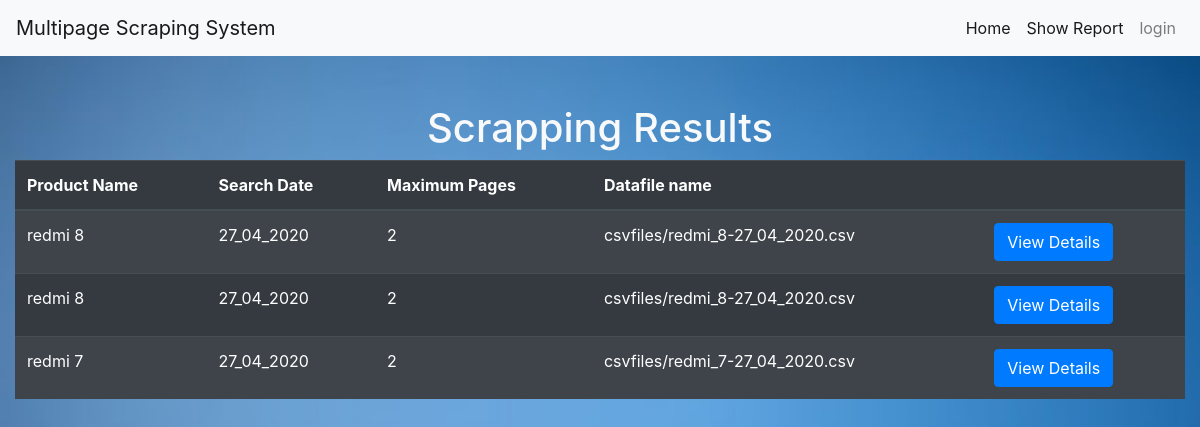
Screenshot of /report with the database file from the repository.
### app.py (models this page shows, shortened)
class Record(db.Model):
    id = db.Column(db.Integer, primary_key = True)
    product = db.Column(db.String(30), nullable = False)
    created = db.Column(db.String(20), nullable = True)
    pages = db.Column(db.String(30), nullable = False)
    data = db.Column(db.String(30), nullable = False)

### app.py (the view)
@app.route('/report')
def report():
    data = Record.query.all()
    return render_template('report.html', data = data)

### templates/report.html (shortened to what this page needs)
{% extends 'layout.html' %}
{% block body %}
<div class="container-fluid mt-5">
    <p class="h1 text-center text-light">Scrapping Results</p>
    <table class="table table-dark table-striped table-hover">
        <thead>
            <tr>
                <th>Product Name</th>
                <th>Search Date</th>
                <th>Maximum Pages</th>
                <th>Datafile name</th>
                <th></th>
            </tr>
        </thead>
        <tbody>
            {% for record in data %}
            <tr>
                <td>{{record.product}}</td>
                <td>{{record.created}}</td>
                <td>{{record.pages}}</td>
                <td>{{record.data}}</td>
                <td><a href="/scrapdata?id={{record.id}}" class="btn btn-primary">View Details</a></td>
            </tr>
            {% endfor %}
        </tbody>
    </table>
</div>
{% endblock %}

### templates/layout.html (shortened to what this page needs)
<!doctype html>
<html lang="en">
  <head>
    <link rel="stylesheet" href="https://stackpath.bootstrapcdn.com/bootstrap/4.3.1/css/bootstrap.min.css">
  </head>
  <body>
    <nav class="navbar navbar-expand-lg navbar-light bg-light">
      <a class="navbar-brand" href="/">Multipage Scraping System</a>
      <div class="collapse navbar-collapse" id="navbarNavDropdown">
        <ul class="navbar-nav ml-auto">
          <li class="nav-item active">
            <a class="nav-link" href="/">Home <span class="sr-only">(current)</span></a>
          </li>
          <li class="nav-item active">
            <a class="nav-link" href="/report">Show Report<span class="sr-only">(current)</span></a>
          </li>
          {% if not loggedin %}
          <li class="nav-item">
            <a class="nav-link" href="/signin">login</a>
          </li>
          {% endif %}
        </ul>
      </div>
    </nav>
      {% block body %}{% endblock %}
  </body>
</html>

### templates/layout.html (style rules this page uses)
body { background-image: url('static/bg.jpg'); background-repeat: no-repeat; background-size: cover; background-attachment: fixed; }

### rows the page displays
Record: product "redmi 8", created "27_04_2020", pages "2", data "csvfiles/redmi_8-27_04_2020.csv"
Record: product "redmi 8", created "27_04_2020", pages "2", data "csvfiles/redmi_8-27_04_2020.csv"
Record: product "redmi 7", created "27_04_2020", pages "2", data "csvfiles/redmi_7-27_04_2020.csv"
